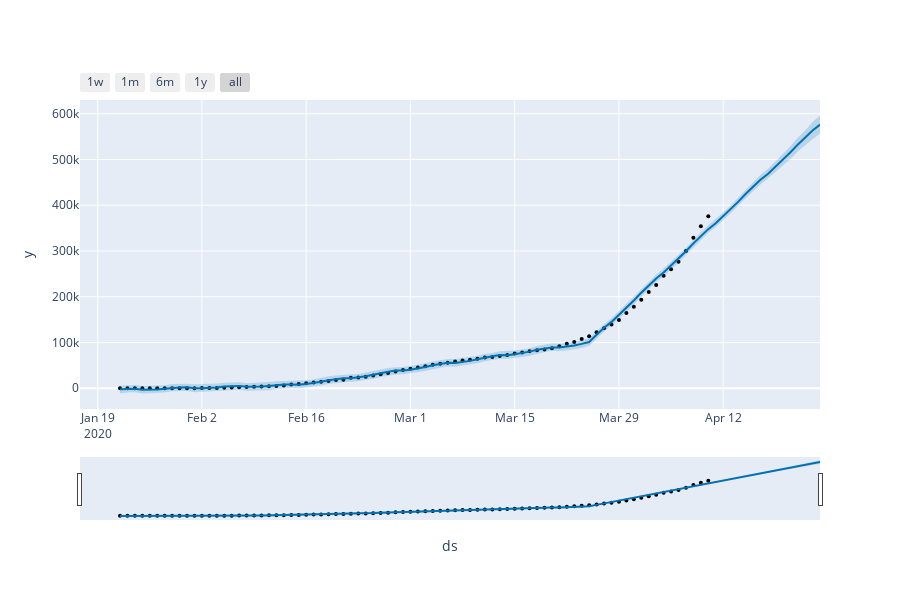

Source (notebook cell):
### Code cell
figure_rec = plot_plotly(m1, forecast_rec)
py.iplot(figure_rec)
